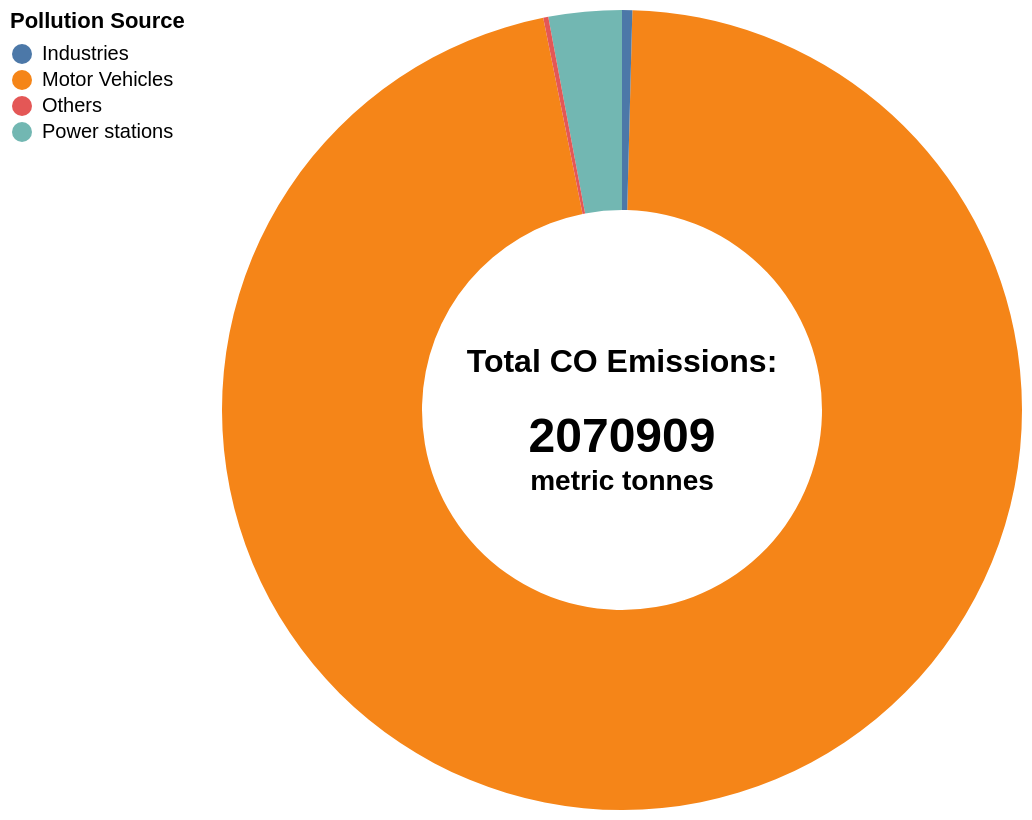

Source (Vega-Lite JSON):
### Vega-Lite specification from a JSON file in a GitHub repository (floating-point values rounded to 4 significant figures)
{"$schema": "https://vega.github.io/schema/vega-lite/v6.json", "description": "A simple donut chart with embedded data.", "width": 400, "height": 400, "layer": [{"data": {"values": [{"source": "Motor Vehicles", "tonnage": "1997005"}, {"source": "Industries", "tonnage": "8547"}, {"source": "Power stations", "tonnage": "61153"}, {"source": "Others", "tonnage": "4204"}]}, "mark": {"type": "arc", "innerRadius": 100}, "encoding": {"theta": {"field": "tonnage", "type": "quantitative"}, "color": {"field": "source", "type": "nominal", "title": "Pollution Source"}, "tooltip": [{"field": "tonnage", "title": "Tonnage", "type": "quantitative"}, {"field": "source", "title": "Source", "type": "nominal"}]}}, {"data": {"values": [{}]}, "mark": {"type": "text", "align": "center", "baseline": "middle", "fontSize": 16, "fontWeight": "bold", "dy": -24}, "encoding": {"text": {"value": "Total CO Emissions:"}}}, {"data": {"values": [{}]}, "mark": {"type": "text", "align": "center", "baseline": "middle", "fontSize": 24, "fontWeight": "bold", "dy": 14}, "encoding": {"text": {"value": "2070909 "}}}, {"data": {"values": [{}]}, "mark": {"type": "text", "align": "center", "baseline": "middle", "fontSize": 14, "fontWeight": "bold", "dy": 36}, "encoding": {"text": {"value": "metric tonnes"}}}], "config": {"legend": {"orient": "left"}}}
